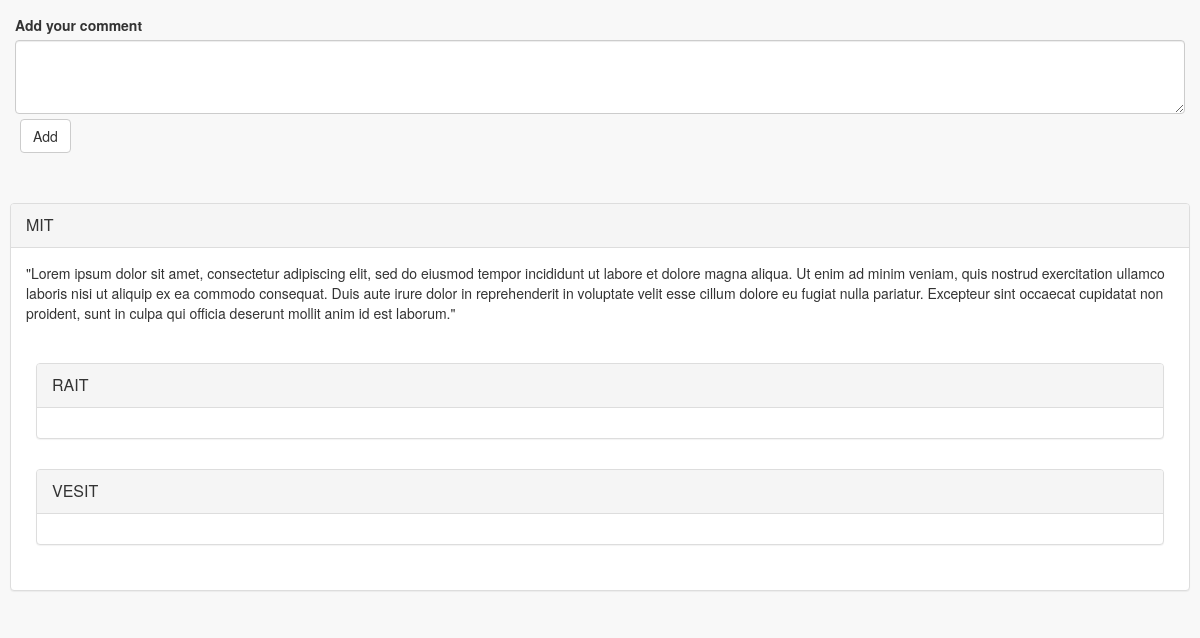
The app's page /thread-comment.php with its own data.
### tables this page shows
CREATE TABLE `comments` (
  `comment_id` int(11) NOT NULL,
  `comment_desc` text NOT NULL,
  `inst_id` int(11) NOT NULL,
  `issue_id` int(11) NOT NULL,
  `like_count` int(11) NOT NULL,
  `added_on` timestamp NOT NULL DEFAULT CURRENT_TIMESTAMP
);

CREATE TABLE `institute` (
  `inst_id` int(11) NOT NULL,
  `district_id` int(11) NOT NULL,
  `inst_email` varchar(30) NOT NULL,
  `inst_password` varchar(64) NOT NULL,
  `reset_password` tinyint(1) NOT NULL DEFAULT '1',
  `inst_name` varchar(40) NOT NULL,
  `inst_address` text NOT NULL
);

CREATE TABLE `replytocomment` (
  `comment_id` int(11) NOT NULL,
  `reply_desc` text NOT NULL,
  `inst_id` int(11) NOT NULL
);

### threadpanel.php (the view, shortened to what this page needs)
<?php
require('functions/dataBaseConn.php');
$sqlcomment="SELECT * from institute where inst_id=$instid";
$resultcomment=$conn->query($sqlcomment);
$row=$resultcomment->fetch_assoc();
$sqlinst="SELECT * from comments where issue_id=$issueid";
$resultinst=$conn->query($sqlinst);
while($rowinst=$resultinst->fetch_assoc())
{
?>
<div id="commentSection">
<div style="margin:10px" class="row" >
	<div class="col-lg-14">
		<div class="panel panel-default" >
			<div class="panel-heading panel-title"  >
				<?php
					echo $row['inst_name'];
				?>
			</div>
			<div class="panel-body">
				<p><?php echo $rowinst['comment_desc']; ?></p>
				<br>
				<?php
				$comment=$rowinst['comment_id'];
				$sql="select * from replytocomment where comment_id=$comment";
				$result1=$conn->query($sql);
				if($result1->num_rows>0)
				{
					while($row=$result1->fetch_assoc())
					{?>
						<div style="margin:10px" class="row" >
						<div class="col-lg-14">
							<div class="panel panel-default" >
								<div class="panel-heading panel-title"  >
								<?php
								$id=$row['inst_id'];
								$sql1="SELECT * from institute where inst_id=$id";
								$result2=$conn->query($sql1);
								$arr=$result2->fetch_assoc();
								echo $arr['inst_name'];
								?>
								</div>
								<div class="panel-body">
								</div>
							</div>
						</div>
						</div>
	<?php
					}
				}
}
				?>
			</div>
		</div>
		</div>
	</div>
</div>

### records on screen
comments: inst.inst_name "MIT", comment_desc "\"Lorem ipsum dolor sit amet, consectetur adipiscing elit, sed do eiusmod tempor incididunt ut labore et dolore magna aliqua. Ut enim ad minim veniam, quis nostrud exercitation ullamco laboris nisi ut aliquip ex ea commodo consequat. Duis aute irure dolor in reprehenderit in voluptate velit esse cillum dolore eu fugiat nulla pariatur. Excepteur sint occaecat cupidatat non proident, sunt in culpa qui officia deserunt mollit anim id est laborum.\""
replytocomment: inst.inst_name "RAIT"
replytocomment: inst.inst_name "VESIT"
